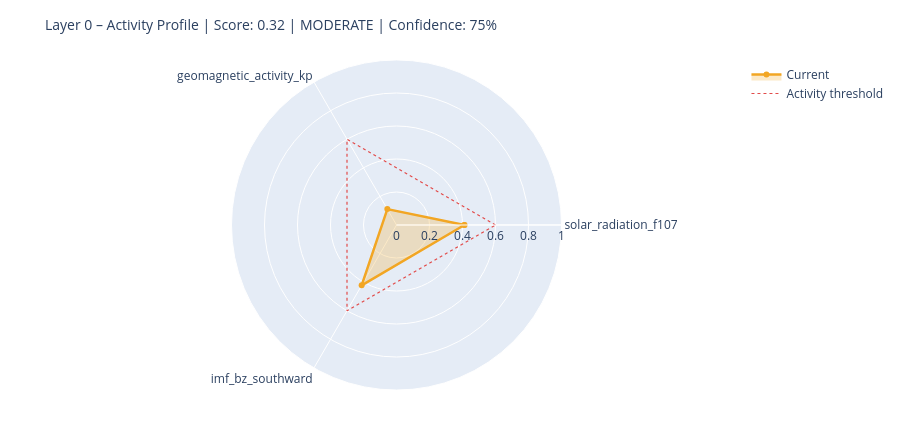

Notebook cell for this chart:
### Markdown cell above
---
## 6. State Assessment & Handoff to Layer 1

### Code cell
# ============================================================
# STEP 1 – Collect raw values with source modes
# Mode: 'primary' | 'fallback_3h' | 'last_valid' | 'missing'
# ============================================================

def safe_last(df, col):
    if df is None or col not in df.columns: return None
    s = df[col].dropna()
    return float(s.iloc[-1]) if not s.empty else None

f107_now = safe_last(df_f107, 'f10.7')
bz_now   = safe_last(df_mag,  'bz_gsm')
kp_now   = safe_last(df_kp,   'kp')
sw_now   = safe_last(df_sw,   'speed')

source_modes = {
    'F10.7':    'primary'  if f107_now is not None else 'missing',
    'Kp':       'primary'  if kp_now   is not None else 'missing',
    'IMF_Bz':   'primary'  if bz_now   is not None else 'missing',
    'SW_speed': 'primary'  if sw_now   is not None else 'missing',
}

# Kp Fallback – 3h endpoint
if kp_now is None:
    try:
        r = requests.get(
            'https://services.swpc.noaa.gov/json/noaa-planetary-k-index.json',
            timeout=10)
        r.raise_for_status()
        fb = pd.DataFrame(r.json())
        tc = next((c for c in fb.columns if 'time' in c.lower()), fb.columns[0])
        kc = next((c for c in fb.columns if 'kp' in c.lower() and c != tc), None)
        if kc:
            fb[kc] = fb[kc].astype(str).str.extract(r'([0-9]+(?:\.[0-9]*)?)')[0]
            fb[kc] = pd.to_numeric(fb[kc], errors='coerce')
            fb = fb[fb[kc] >= 0].dropna(subset=[kc])
            if not fb.empty:
                kp_now = float(fb[kc].iloc[-1])
                source_modes['Kp'] = 'fallback_3h'
                print(f'  Kp fallback (3h): {kp_now:.1f}')
    except Exception as e:
        print(f'  Kp fallback failed: {e}')

# Solar Wind Fallback – last valid value
if sw_now is None and df_sw is not None and 'speed' in df_sw.columns:
    s = df_sw['speed'].dropna()
    if not s.empty:
        sw_now = float(s.iloc[-1])
        source_modes['SW_speed'] = 'last_valid'
        print(f'  SW fallback (last_valid): {sw_now:.0f} km/s')

print()
print('Source modes:', source_modes)

# ============================================================
# STEP 2 – Score from available components only
# ============================================================

def norm(v, lo, hi):
    if v is None: return None
    return max(0.0, min(1.0, (v - lo) / (hi - lo)))

COMPONENTS = {
    'solar_radiation_f107':    (f107_now, norm(f107_now, 60, 250)),
    'geomagnetic_activity_kp': (kp_now,   norm(kp_now,   0,   9)),
    'imf_bz_southward':        (bz_now,   norm(-(bz_now or 0) if bz_now else None, -5, 30)
                                           if bz_now is not None else None),
    'solar_wind_speed':        (sw_now,   norm(sw_now, 300, 800)),
}

available   = {k: v[1] for k, v in COMPONENTS.items() if v[1] is not None}
unavailable = [k for k, v in COMPONENTS.items() if v[1] is None]

layer0_score = round(sum(available.values()) / len(available), 4) if available else None
confidence   = round(len(available) / len(COMPONENTS), 2)

level = ('unknown'  if layer0_score is None
         else 'calm'     if layer0_score < 0.3
         else 'moderate' if layer0_score < 0.6
         else 'active')

# ============================================================
# STEP 3 – Dominant Driver
# ============================================================

def dominant_driver(kp, f107, bz, sw):
    candidates = []
    if kp   is not None and kp   >= 4:   candidates.append(('geomagnetic',    kp / 9))
    if sw   is not None and sw   >= 500:  candidates.append(('solar_wind',     sw / 800))
    if bz   is not None and bz   <= -5:   candidates.append(('imf_southward',  abs(bz) / 30))
    if f107 is not None and f107 >= 150:  candidates.append(('solar_radiation',f107 / 250))
    return max(candidates, key=lambda x: x[1])[0] if candidates else 'none'

driver = dominant_driver(kp_now, f107_now, bz_now, sw_now)

# ============================================================
# STEP 4 – Downstream expectations
# ============================================================

def downstream_expectation(driver, score, kp, bz, f107):
    exp = {
        'magnetosphere':        'calm',
        'ionosphere':           'calm',
        'schumann_resonance':   'unchanged',
        'lithosphere_currents': 'low',
    }
    if driver == 'geomagnetic' or (kp and kp >= 5):
        exp['magnetosphere']        = 'compressed / storm'
        exp['ionosphere']           = 'elevated disturbance (TEC variability)'
        exp['schumann_resonance']   = 'elevated amplitude possible'
        exp['lithosphere_currents'] = 'elevated induction currents'
    elif driver == 'imf_southward' or (bz and bz <= -5):
        exp['magnetosphere']        = 'energy coupling active'
        exp['ionosphere']           = 'elevated electron density possible'
        exp['schumann_resonance']   = 'slight modulation possible'
    elif driver == 'solar_radiation' or (f107 and f107 >= 150):
        exp['ionosphere']           = 'elevated ionization (F-layer)'
        exp['schumann_resonance']   = 'slightly elevated background activity'
    return exp

downstream = downstream_expectation(driver, layer0_score, kp_now, bz_now, f107_now)

# ============================================================
# CONSOLE OUTPUT
# ============================================================

W = 58
print('=' * W)
print('LAYER 0 – STATE ASSESSMENT')
print('=' * W)
for name, (raw_v, score_v) in COMPONENTS.items():
    if score_v is not None:
        bar = '█' * int(score_v * 20) + '░' * (20 - int(score_v * 20))
        print(f'  {name:<35}  {bar}  {score_v:.2f}')
    else:
        print(f'  {name:<35}  {"─" * 20}  n/a')
print('-' * W)
print(f'  Score ({len(available)}/{len(COMPONENTS)} components):  {layer0_score:.3f}')
print(f'  Confidence:         {confidence:.0%}')
print(f'  Level:              {level.upper()}')
print(f'  Dominant Driver:    {driver}')

# Radar chart
cats = list(available.keys())
vals = list(available.values())
if len(cats) >= 3:
    fig = go.Figure()
    fig.add_trace(go.Scatterpolar(
        r=vals + [vals[0]], theta=cats + [cats[0]],
        fill='toself', fillcolor='rgba(242,166,35,0.25)',
        line=dict(color='#F2A623', width=2.5), name='Current'
    ))
    fig.add_trace(go.Scatterpolar(
        r=[0.6] * (len(cats) + 1), theta=cats + [cats[0]],
        line=dict(color='#E24B4A', dash='dot', width=1.2),
        mode='lines', name='Activity threshold'
    ))
    fig.update_layout(
        title=dict(text=f'Layer 0 – Activity Profile | Score: {layer0_score:.2f} | {level.upper()} | Confidence: {confidence:.0%}',
                   font=dict(size=14)),
        polar=dict(radialaxis=dict(visible=True, range=[0, 1])),
        height=430, showlegend=True,
        margin=dict(l=60, r=60, t=60, b=40)
    )
    fig.show()

### Figure 1 — Plotly figure (JSON) as saved in the notebook; plotly's stock layout.template omitted (floating-point values rounded to 4 significant figures)
{"data": [{"fill": "toself", "fillcolor": "rgba(242,166,35,0.25)", "line": {"color": "#F2A623", "width": 2.5}, "name": "Current", "r": [0.4116, 0.1111, 0.4223, 0.4116], "theta": ["solar_radiation_f107", "geomagnetic_activity_kp", "imf_bz_southward", "solar_radiation_f107"], "type": "scatterpolar"}, {"line": {"color": "#E24B4A", "dash": "dot", "width": 1.2}, "mode": "lines", "name": "Activity threshold", "r": [0.6, 0.6, 0.6, 0.6], "theta": ["solar_radiation_f107", "geomagnetic_activity_kp", "imf_bz_southward", "solar_radiation_f107"], "type": "scatterpolar"}], "layout": {"height": 430, "margin": {"b": 40, "l": 60, "r": 60, "t": 60}, "polar": {"radialaxis": {"range": [0, 1], "visible": true}}, "showlegend": true, "title": {"font": {"size": 14}, "text": "Layer 0 – Activity Profile | Score: 0.32 | MODERATE | Confidence: 75%"}}}
